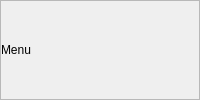
                 <widget class="QFrame" name="frame_13">
                  <property name="font">
                   <font>
                    <family>Segoe UI</family>
                   </font>
                  </property>
                  <property name="frameShape">
                   <enum>QFrame::StyledPanel</enum>
                  </property>
                  <property name="frameShadow">
                   <enum>QFrame::Raised</enum>
                  </property>
                  <layout class="QHBoxLayout" name="horizontalLayout_10">
                   <property name="leftMargin">
                    <number>0</number>
                   </property>
                   <property name="topMargin">
                    <number>0</number>
                   </property>
                   <property name="rightMargin">
                    <number>0</number>
                   </property>
                   <property name="bottomMargin">
                    <number>0</number>
                   </property>
                   <item>
                    <widget class="QLabel" name="label_2">
                     <property name="font">
                      <font>
                       <family>Segoe UI</family>
                      </font>
                     </property>
                     <property name="text">
                      <string>Menu</string>
                     </property>
                    </widget>
                   </item>
                   <item>
                    <spacer name="horizontalSpacer">
                     <property name="font">
                      <font>
                       <family>Segoe UI</family>
                      </font>
                     </property>
                     <property name="orientation">
                      <enum>Qt::Horizontal</enum>
                     </property>
                     <property name="sizeHint" stdset="0">
                      <size>
                       <width>40</width>
                       <height>20</height>
                      </size>
                     </property>
                    </spacer>
                   </item>
                   <item>
                    <widget class="QPushButton" name="minimizedButton">
                     <property name="sizePolicy">
                      <sizepolicy hsizetype="Preferred" vsizetype="Preferred">
                       <horstretch>0</horstretch>
                       <verstretch>0</verstretch>
                      </sizepolicy>
                     </property>
                     <property name="font">
                      <font>
                       <family>Segoe UI</family>
                      </font>
                     </property>
                     <property name="text">
                      <string/>
                     </property>
                     <property name="icon">
                      <iconset>
                       <normaloff>icons/images/icons8-subtract-30.png</normaloff>icons/images/icons8-subtract-30.png</iconset>
                     </property>
                     <property name="iconSize">
                      <size>
                       <width>20</width>
                       <height>20</height>
                      </size>
                     </property>
                     <property name="flat">
                      <bool>true</bool>
                     </property>
                    </widget>
                   </item>
                   <item>
                    <widget class="QPushButton" name="CloseButton">
                     <property name="sizePolicy">
                      <sizepolicy hsizetype="Preferred" vsizetype="Preferred">
                       <horstretch>0</horstretch>
                       <verstretch>0</verstretch>
                      </sizepolicy>
                     </property>
                     <property name="font">
                      <font>
                       <family>Segoe UI</family>
                      </font>
                     </property>
                     <property name="text">
                      <string/>
                     </property>
                     <property name="icon">
                      <iconset>
                       <normaloff>icons/images/icons8-close-window-48 (2).png</normaloff>icons/images/icons8-close-window-48 (2).png</iconset>
                     </property>
                     <property name="iconSize">
                      <size>
                       <width>25</width>
                       <height>25</height>
                      </size>
                     </property>
                     <property name="flat">
                      <bool>true</bool>
                     </property>
                    </widget>
                   </item>
                  </layout>
                 </widget>
